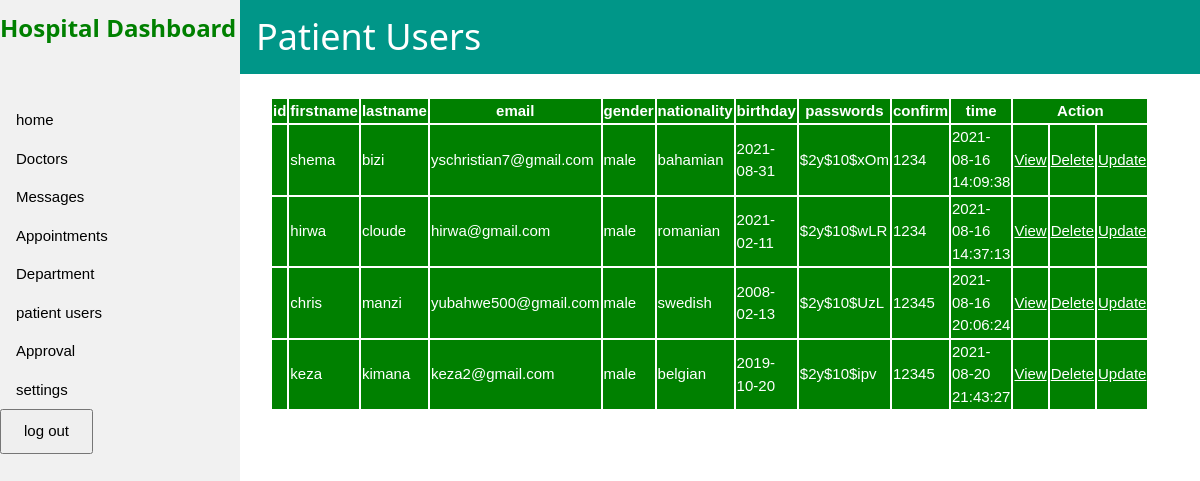
The app's page /patient.php with its own data.
### tables this page shows
CREATE TABLE `accounts` (
  `firstname` varchar(255) NOT NULL,
  `lastname` varchar(255) NOT NULL,
  `email` varchar(255) NOT NULL,
  `gender` varchar(255) NOT NULL,
  `nationality` varchar(255) NOT NULL,
  `birthday` date NOT NULL,
  `passwords` varchar(10) NOT NULL,
  `confirm` int(11) NOT NULL,
  `created_at` timestamp NOT NULL DEFAULT current_timestamp(),
  `pat_id` int(11) NOT NULL
);

### patient.php (the view, shortened to what this page needs)
<?php
include('dashboard/db_connect.php');
  $sql = 'SELECT * FROM accounts';
  $result = mysqli_query($conn, $sql);
  $accounts = mysqli_fetch_all($result, MYSQLI_ASSOC);
?>
<!DOCTYPE html>
<html>
<link rel="stylesheet" href="boot.css">
<body>
<div class="w3-sidebar w3-light-grey w3-bar-block" style="width:20%">
<h3 style="color:green"> <b>Hospital Dashboard</b></h3> <br> <br>
  <a href="hospitaldash.php" class="w3-bar-item w3-button">home</a>
  <a href="doctor.php" class="w3-bar-item w3-button">Doctors</a>
  <a href="messages.php" class="w3-bar-item w3-button">Messages</a>
  <a href="appointments.php" class="w3-bar-item w3-button">Appointments</a>
  <a href="#" class="w3-bar-item w3-button">Department</a>
  <a href="#" class="w3-bar-item w3-button">patient users</a>
  <a href="#" class="w3-bar-item w3-button">Approval</a>
  <a href="#" class="w3-bar-item w3-button">settings</a>
 <button> <a href="logout.php" class="w3-bar-item w3-button">log out</a></button>
</div>
<div style="margin-left:20%">
<div class="w3-container w3-teal">
  <h1>Patient Users</h1>
  </div>
</div>
<table style="padding: ;width:70%;margin-left:270px">
		   <tr style="margin:auto; padding:40px; background-color:green;color:white;width:50%;">>
		   <th style="font-family:  sans-serif">id</th>
	   	 <th style="font-family:  sans-serif">firstname</th>
	   	 <th style="font-family:  sans-serif">lastname</th>
		   <th style="font-family:  sans-serif">email</th>
		   <th style="font-family:  sans-serif">gender</th>
         <th style="font-family:  sans-serif">nationality</th>
         <th style="font-family:  sans-serif">birthday</th>
         <th style="font-family:  sans-serif">passwords</th>
         <th style="font-family:  sans-serif">confirm</th>
         <th style="font-family:  sans-serif">time</th>
         <th style="font-family:  sans-serif" colspan=3 >Action</th>
</tr>
 <?php foreach($accounts as $account): ?>
	<tr  style="margin:auto; padding:40px; background-color:green;color:white;width:50%;">
        <td style="width: 20px;"><?php echo $account['id'] ?></td>
        <td style="width:20px; " ><?php echo $account['firstname'] ?></td>
        <td style="width:20px; "><?php echo $account['lastname'] ?></td>
        <td style="width:20px; "><?php echo $account['email'] ?></td>
        <td style="width:20px; "><?php echo $account['gender'] ?></td>
        <td style="width:20px; "><?php echo $account['nationality'] ?></td>
        <td style="width:20px; "><?php echo $account['birthday'] ?></td>
        <td style="width:20px; "><?php echo $account['passwords'] ?></td>
        <td style="width:20px; "><?php echo $account['confirm'] ?></td>
		    <td style="width:20px; "><?php echo $account['created_at'] ?></td>
    <td style="width:20px; "><a href="details.php?id=<?php echo $account['id'];?>">View</a></td>
    <td style="width:20px; "><a href="delete.php?id=<?php echo $account['id'];?>"> Delete</a></td>
    <td style="width:20px; "><a href="update.php?id=<?php echo $account['id'];?>">Update</a></td>
 </tr>
 <?php endforeach; ?>
 </table>
</body>
</html>

### boot.css (style rules this page uses)
html { box-sizing:border-box }
*,*:before,*:after { box-sizing:inherit }
html { -ms-text-size-adjust:100%;-webkit-text-size-adjust:100% }
body { margin:0 }
a { background-color:transparent }
b,strong { font-weight:bolder }
button,input,select,textarea,optgroup { font:inherit;margin:0 }
button,input { overflow:visible }
button,select { text-transform:none }
button,[type=button],[type=reset],[type=submit] { -webkit-appearance:button }
html,body { font-family:Verdana,sans-serif;font-size:15px;line-height:1.5 }
html { overflow-x:hidden }
h1 { font-size:36px }
h3 { font-size:24px }
h1,h2,h3,h4,h5,h6 { font-family:"Segoe UI",Arial,sans-serif;font-weight:400;margin:10px 0 }
a { color:inherit }
.w3-btn,.w3-button { border:none;display:inline-block;padding:8px 16px;vertical-align:middle;overflow:hidden;text-decoration:none;color:inherit;background-color:inherit;text-align:center;cursor:pointer;white-space:nowrap }
.w3-btn,.w3-button { -webkit-touch-callout:none;-webkit-user-select:none;-khtml-user-select:none;-moz-user-select:none;-ms-user-select:none;user-select:none }
.w3-sidebar { height:100%;width:200px;background-color:#fff;position:fixed!important;z-index:1;overflow:auto }
.w3-bar-block .w3-bar-item { width:100%;display:block;padding:8px 16px;text-align:left;border:none;white-space:normal;float:none;outline:0 }
.w3-container:after,.w3-container:before,.w3-panel:after,.w3-panel:before,.w3-row:after,.w3-row:before,.w3-row-padding:after,.w3-row-padding:before, .w3-cell-row:before,.w3-cell-row:after,.w3-clear:after,.w3-clear:before,.w3-bar:before,.w3-bar:after { content:"";display:table;clear:both }
.w3-container,.w3-panel { padding:0.01em 16px }
.w3-teal,.w3-hover-teal:hover { color:#fff!important;background-color:#009688!important }
.w3-light-grey,.w3-hover-light-grey:hover,.w3-light-gray,.w3-hover-light-gray:hover { color:#000!important;background-color:#f1f1f1!important }

### records on screen
accounts: firstname "shema", lastname "bizi", email "yschristian7@gmail.com", gender "male", nationality "bahamian", birthday "2021-08-31", passwords "$2y$10$xOm", confirm "1234", created_at "2021-08-16 14:09:38"
accounts: firstname "hirwa", lastname "cloude", email "hirwa@gmail.com", gender "male", nationality "romanian", birthday "2021-02-11", passwords "$2y$10$wLR", confirm "1234", created_at "2021-08-16 14:37:13"
accounts: firstname "chris", lastname "manzi", email "yubahwe500@gmail.com", gender "male", nationality "swedish", birthday "2008-02-13", passwords "$2y$10$UzL", confirm "12345", created_at "2021-08-16 20:06:24"
accounts: firstname "keza", lastname "kimana", email "keza2@gmail.com", gender "male", nationality "belgian", birthday "2019-10-20", passwords "$2y$10$ipv", confirm "12345", created_at "2021-08-20 21:43:27"
